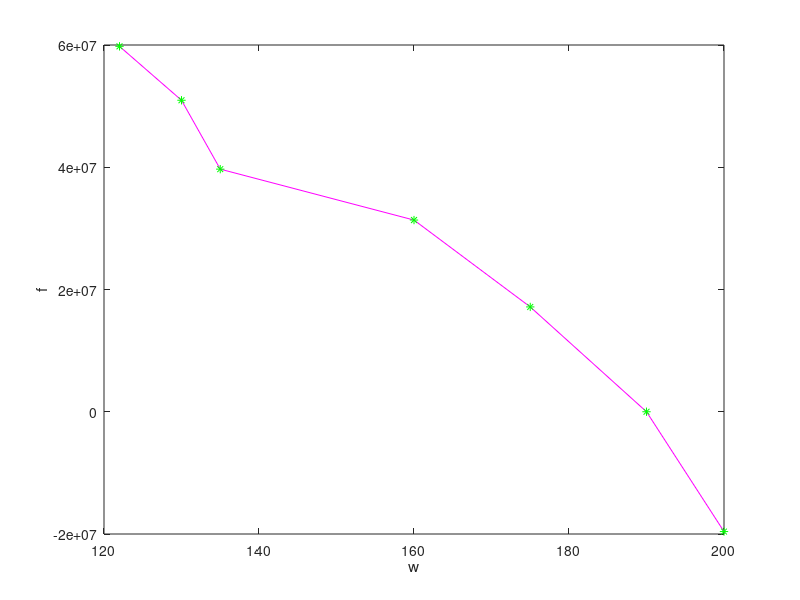

This figure's MATLAB source:
z=1:7;
w=[122,130,135,160,175,190,200];
n=length(w);


h=(w(7)-w(1));
f(z)=(10^3)*(9.8)*w(z).*(6-z).*10; 
%f(z) de 1 a 7
%para ocupar el f real de un numero ocupar faux(numero,f)
%con f(0) te va tirar error, con faux(0,f) 
s=0;


for i=2:n-1 
    
    s=s+f(i);

end
trap=(h/2)*(w(1)+2*s+w(7))

plot(w,f,'m')
hold on
plot(w,f,'g*')
xlabel('w')
ylabel('f')

